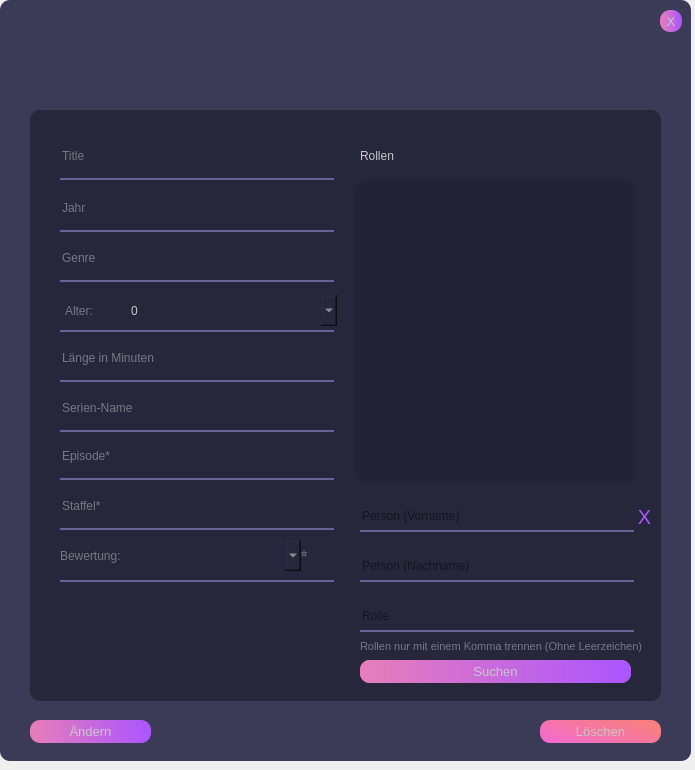
<?xml version="1.0" encoding="UTF-8"?>
<ui version="4.0">
 <class>Form</class>
 <widget class="QWidget" name="Form">
  <property name="geometry">
   <rect>
    <x>0</x>
    <y>0</y>
    <width>695</width>
    <height>770</height>
   </rect>
  </property>
  <property name="windowTitle">
   <string>Form</string>
  </property>
  <widget class="QFrame" name="frame_3">
   <property name="geometry">
    <rect>
     <x>0</x>
     <y>0</y>
     <width>691</width>
     <height>761</height>
    </rect>
   </property>
   <property name="styleSheet">
    <string notr="true">background-color: rgb(59, 59, 88);
border-radius:10px;
</string>
   </property>
   <property name="frameShape">
    <enum>QFrame::StyledPanel</enum>
   </property>
   <property name="frameShadow">
    <enum>QFrame::Raised</enum>
   </property>
   <widget class="QLabel" name="label">
    <property name="geometry">
     <rect>
      <x>30</x>
      <y>30</y>
      <width>351</width>
      <height>51</height>
     </rect>
    </property>
    <property name="font">
     <font>
      <family>Segoe UI</family>
      <pointsize>27</pointsize>
      <weight>50</weight>
      <bold>false</bold>
     </font>
    </property>
    <property name="styleSheet">
     <string notr="true">color: qlineargradient(spread:pad, x1:0, y1:0.460227, x2:1, y2:0.46, stop:0 rgba(231, 126, 186, 255), stop:1 rgba(170, 85, 255, 255));</string>
    </property>
    <property name="text">
     <string>&lt;FILM&gt;</string>
    </property>
    <property name="alignment">
     <set>Qt::AlignLeading|Qt::AlignLeft|Qt::AlignVCenter</set>
    </property>
   </widget>
   <widget class="QFrame" name="frame_17">
    <property name="geometry">
     <rect>
      <x>30</x>
      <y>110</y>
      <width>631</width>
      <height>591</height>
     </rect>
    </property>
    <property name="styleSheet">
     <string notr="true">background-color: rgb(39, 39, 60);</string>
    </property>
    <property name="frameShape">
     <enum>QFrame::StyledPanel</enum>
    </property>
    <property name="frameShadow">
     <enum>QFrame::Raised</enum>
    </property>
    <widget class="QFrame" name="frame_18">
     <property name="geometry">
      <rect>
       <x>30</x>
       <y>68</y>
       <width>274</width>
       <height>2</height>
      </rect>
     </property>
     <property name="styleSheet">
      <string notr="true">background-color: rgb(100, 100, 150);</string>
     </property>
     <property name="frameShape">
      <enum>QFrame::StyledPanel</enum>
     </property>
     <property name="frameShadow">
      <enum>QFrame::Raised</enum>
     </property>
     <widget class="QFrame" name="frame_26">
      <property name="geometry">
       <rect>
        <x>0</x>
        <y>0</y>
        <width>274</width>
        <height>2</height>
       </rect>
      </property>
      <property name="styleSheet">
       <string notr="true">background-color: rgb(100, 100, 150);</string>
      </property>
      <property name="frameShape">
       <enum>QFrame::StyledPanel</enum>
      </property>
      <property name="frameShadow">
       <enum>QFrame::Raised</enum>
      </property>
     </widget>
    </widget>
    <widget class="QLineEdit" name="title">
     <property name="enabled">
      <bool>false</bool>
     </property>
     <property name="geometry">
      <rect>
       <x>30</x>
       <y>30</y>
       <width>274</width>
       <height>31</height>
      </rect>
     </property>
     <property name="styleSheet">
      <string notr="true">font: 15pt &quot;Segoe UI&quot;;
color:rgb(200, 200, 200);</string>
     </property>
     <property name="text">
      <string/>
     </property>
     <property name="placeholderText">
      <string>Title</string>
     </property>
    </widget>
    <widget class="QLineEdit" name="release">
     <property name="enabled">
      <bool>false</bool>
     </property>
     <property name="geometry">
      <rect>
       <x>30</x>
       <y>82</y>
       <width>274</width>
       <height>31</height>
      </rect>
     </property>
     <property name="styleSheet">
      <string notr="true">font: 15pt &quot;Segoe UI&quot;;
color:rgb(200, 200, 200);</string>
     </property>
     <property name="placeholderText">
      <string>Jahr</string>
     </property>
    </widget>
    <widget class="QFrame" name="frame_19">
     <property name="geometry">
      <rect>
       <x>30</x>
       <y>120</y>
       <width>274</width>
       <height>2</height>
      </rect>
     </property>
     <property name="styleSheet">
      <string notr="true">background-color: rgb(100, 100, 150);</string>
     </property>
     <property name="frameShape">
      <enum>QFrame::StyledPanel</enum>
     </property>
     <property name="frameShadow">
      <enum>QFrame::Raised</enum>
     </property>
    </widget>
    <widget class="QLineEdit" name="genre">
     <property name="enabled">
      <bool>false</bool>
     </property>
     <property name="geometry">
      <rect>
       <x>30</x>
       <y>132</y>
       <width>274</width>
       <height>31</height>
      </rect>
     </property>
     <property name="styleSheet">
      <string notr="true">font: 15pt &quot;Segoe UI&quot;;
color:rgb(200, 200, 200);</string>
     </property>
     <property name="placeholderText">
      <string>Genre</string>
     </property>
    </widget>
    <widget class="QFrame" name="frame_20">
     <property name="geometry">
      <rect>
       <x>30</x>
       <y>170</y>
       <width>274</width>
       <height>2</height>
      </rect>
     </property>
     <property name="styleSheet">
      <string notr="true">background-color: rgb(100, 100, 150);</string>
     </property>
     <property name="frameShape">
      <enum>QFrame::StyledPanel</enum>
     </property>
     <property name="frameShadow">
      <enum>QFrame::Raised</enum>
     </property>
    </widget>
    <widget class="QComboBox" name="age">
     <property name="enabled">
      <bool>false</bool>
     </property>
     <property name="geometry">
      <rect>
       <x>96</x>
       <y>185</y>
       <width>211</width>
       <height>31</height>
      </rect>
     </property>
     <property name="styleSheet">
      <string notr="true">font: 15pt &quot;Segoe UI&quot;;
color:rgb(200, 200, 200);</string>
     </property>
     <property name="currentText">
      <string>0</string>
     </property>
     <item>
      <property name="text">
       <string>0</string>
      </property>
     </item>
     <item>
      <property name="text">
       <string>6</string>
      </property>
     </item>
     <item>
      <property name="text">
       <string>12</string>
      </property>
     </item>
     <item>
      <property name="text">
       <string>16</string>
      </property>
     </item>
     <item>
      <property name="text">
       <string>18</string>
      </property>
     </item>
    </widget>
    <widget class="QFrame" name="frame_21">
     <property name="geometry">
      <rect>
       <x>30</x>
       <y>220</y>
       <width>274</width>
       <height>2</height>
      </rect>
     </property>
     <property name="styleSheet">
      <string notr="true">background-color: rgb(100, 100, 150);</string>
     </property>
     <property name="frameShape">
      <enum>QFrame::StyledPanel</enum>
     </property>
     <property name="frameShadow">
      <enum>QFrame::Raised</enum>
     </property>
    </widget>
    <widget class="QLineEdit" name="duration">
     <property name="enabled">
      <bool>false</bool>
     </property>
     <property name="geometry">
      <rect>
       <x>30</x>
       <y>232</y>
       <width>274</width>
       <height>31</height>
      </rect>
     </property>
     <property name="styleSheet">
      <string notr="true">font: 15pt &quot;Segoe UI&quot;;
color:rgb(200, 200, 200);</string>
     </property>
     <property name="frame">
      <bool>true</bool>
     </property>
     <property name="placeholderText">
      <string>Länge in Minuten</string>
     </property>
    </widget>
    <widget class="QFrame" name="frame_22">
     <property name="geometry">
      <rect>
       <x>30</x>
       <y>270</y>
       <width>274</width>
       <height>2</height>
      </rect>
     </property>
     <property name="styleSheet">
      <string notr="true">background-color: rgb(100, 100, 150);</string>
     </property>
     <property name="frameShape">
      <enum>QFrame::StyledPanel</enum>
     </property>
     <property name="frameShadow">
      <enum>QFrame::Raised</enum>
     </property>
    </widget>
    <widget class="QLineEdit" name="seriesName">
     <property name="enabled">
      <bool>false</bool>
     </property>
     <property name="geometry">
      <rect>
       <x>30</x>
       <y>282</y>
       <width>274</width>
       <height>31</height>
      </rect>
     </property>
     <property name="styleSheet">
      <string notr="true">font: 15pt &quot;Segoe UI&quot;;
color:rgb(200, 200, 200);</string>
     </property>
     <property name="text">
      <string/>
     </property>
     <property name="placeholderText">
      <string>Serien-Name</string>
     </property>
    </widget>
    <widget class="QFrame" name="frame_23">
     <property name="geometry">
      <rect>
       <x>30</x>
       <y>320</y>
       <width>274</width>
       <height>2</height>
      </rect>
     </property>
     <property name="styleSheet">
      <string notr="true">background-color: rgb(100, 100, 150);</string>
     </property>
     <property name="frameShape">
      <enum>QFrame::StyledPanel</enum>
     </property>
     <property name="frameShadow">
      <enum>QFrame::Raised</enum>
     </property>
    </widget>
    <widget class="QLineEdit" name="episode">
     <property name="enabled">
      <bool>false</bool>
     </property>
     <property name="geometry">
      <rect>
       <x>30</x>
       <y>330</y>
       <width>274</width>
       <height>31</height>
      </rect>
     </property>
     <property name="styleSheet">
      <string notr="true">font: 15pt &quot;Segoe UI&quot;;
color:rgb(200, 200, 200);</string>
     </property>
     <property name="text">
      <string/>
     </property>
     <property name="placeholderText">
      <string>Episode*</string>
     </property>
    </widget>
    <widget class="QFrame" name="frame_24">
     <property name="geometry">
      <rect>
       <x>30</x>
       <y>368</y>
       <width>274</width>
       <height>2</height>
      </rect>
     </property>
     <property name="styleSheet">
      <string notr="true">background-color: rgb(100, 100, 150);</string>
     </property>
     <property name="frameShape">
      <enum>QFrame::StyledPanel</enum>
     </property>
     <property name="frameShadow">
      <enum>QFrame::Raised</enum>
     </property>
    </widget>
    <widget class="QLabel" name="label_7">
     <property name="geometry">
      <rect>
       <x>35</x>
       <y>185</y>
       <width>61</width>
       <height>31</height>
      </rect>
     </property>
     <property name="styleSheet">
      <string notr="true">font: 15pt &quot;Segoe UI&quot;;
color: rgb(119, 119, 130);</string>
     </property>
     <property name="text">
      <string>Alter:</string>
     </property>
    </widget>
    <widget class="QFrame" name="frame_25">
     <property name="geometry">
      <rect>
       <x>30</x>
       <y>418</y>
       <width>274</width>
       <height>2</height>
      </rect>
     </property>
     <property name="styleSheet">
      <string notr="true">background-color: rgb(100, 100, 150);</string>
     </property>
     <property name="frameShape">
      <enum>QFrame::StyledPanel</enum>
     </property>
     <property name="frameShadow">
      <enum>QFrame::Raised</enum>
     </property>
    </widget>
    <widget class="QLineEdit" name="season">
     <property name="enabled">
      <bool>false</bool>
     </property>
     <property name="geometry">
      <rect>
       <x>30</x>
       <y>380</y>
       <width>274</width>
       <height>31</height>
      </rect>
     </property>
     <property name="styleSheet">
      <string notr="true">font: 15pt &quot;Segoe UI&quot;;
color:rgb(200, 200, 200);</string>
     </property>
     <property name="text">
      <string/>
     </property>
     <property name="placeholderText">
      <string>Staffel*</string>
     </property>
    </widget>
    <widget class="QLabel" name="label_9">
     <property name="geometry">
      <rect>
       <x>30</x>
       <y>430</y>
       <width>111</width>
       <height>31</height>
      </rect>
     </property>
     <property name="styleSheet">
      <string notr="true">font: 15pt &quot;Segoe UI&quot;;
color: rgb(119, 119, 130);</string>
     </property>
     <property name="text">
      <string>Bewertung:</string>
     </property>
    </widget>
    <widget class="QLabel" name="label_10">
     <property name="geometry">
      <rect>
       <x>270</x>
       <y>427</y>
       <width>31</width>
       <height>31</height>
      </rect>
     </property>
     <property name="styleSheet">
      <string notr="true">font: 15pt &quot;Segoe UI&quot;;
color: rgb(119, 119, 130);</string>
     </property>
     <property name="text">
      <string>⭐</string>
     </property>
    </widget>
    <widget class="QComboBox" name="rate">
     <property name="enabled">
      <bool>false</bool>
     </property>
     <property name="geometry">
      <rect>
       <x>130</x>
       <y>430</y>
       <width>141</width>
       <height>31</height>
      </rect>
     </property>
     <property name="styleSheet">
      <string notr="true">font: 15pt &quot;Segoe UI&quot;;
color:rgb(200, 200, 200);</string>
     </property>
     <item>
      <property name="text">
       <string/>
      </property>
     </item>
     <item>
      <property name="text">
       <string>1</string>
      </property>
     </item>
     <item>
      <property name="text">
       <string>2</string>
      </property>
     </item>
     <item>
      <property name="text">
       <string>3</string>
      </property>
     </item>
     <item>
      <property name="text">
       <string>4</string>
      </property>
     </item>
     <item>
      <property name="text">
       <string>5</string>
      </property>
     </item>
    </widget>
    <widget class="QFrame" name="frame_27">
     <property name="geometry">
      <rect>
       <x>30</x>
       <y>470</y>
       <width>274</width>
       <height>2</height>
      </rect>
     </property>
     <property name="styleSheet">
      <string notr="true">background-color: rgb(100, 100, 150);</string>
     </property>
     <property name="frameShape">
      <enum>QFrame::StyledPanel</enum>
     </property>
     <property name="frameShadow">
      <enum>QFrame::Raised</enum>
     </property>
     <widget class="QFrame" name="frame_30">
      <property name="geometry">
       <rect>
        <x>0</x>
        <y>0</y>
        <width>274</width>
        <height>2</height>
       </rect>
      </property>
      <property name="styleSheet">
       <string notr="true">background-color: rgb(100, 100, 150);</string>
      </property>
      <property name="frameShape">
       <enum>QFrame::StyledPanel</enum>
      </property>
      <property name="frameShadow">
       <enum>QFrame::Raised</enum>
      </property>
     </widget>
    </widget>
    <widget class="QListWidget" name="filmRelatedPersonsList">
     <property name="geometry">
      <rect>
       <x>325</x>
       <y>71</y>
       <width>281</width>
       <height>301</height>
      </rect>
     </property>
     <property name="styleSheet">
      <string notr="true">font: 15pt &quot;Segoe UI&quot;;
color:rgb(200, 200, 200);
background-color: rgb(35, 35, 55);</string>
     </property>
    </widget>
    <widget class="QLineEdit" name="forname">
     <property name="enabled">
      <bool>false</bool>
     </property>
     <property name="geometry">
      <rect>
       <x>330</x>
       <y>390</y>
       <width>274</width>
       <height>31</height>
      </rect>
     </property>
     <property name="styleSheet">
      <string notr="true">font: 15pt &quot;Segoe UI&quot;;
color:rgb(200, 200, 200);QLineEdit[text=&quot;&quot;]{ color:gray; }</string>
     </property>
     <property name="text">
      <string/>
     </property>
     <property name="placeholderText">
      <string>Person (Vorname)</string>
     </property>
    </widget>
    <widget class="QFrame" name="frame_28">
     <property name="geometry">
      <rect>
       <x>330</x>
       <y>420</y>
       <width>274</width>
       <height>2</height>
      </rect>
     </property>
     <property name="styleSheet">
      <string notr="true">background-color: rgb(100, 100, 150);</string>
     </property>
     <property name="frameShape">
      <enum>QFrame::StyledPanel</enum>
     </property>
     <property name="frameShadow">
      <enum>QFrame::Raised</enum>
     </property>
    </widget>
    <widget class="QLineEdit" name="role">
     <property name="enabled">
      <bool>false</bool>
     </property>
     <property name="geometry">
      <rect>
       <x>330</x>
       <y>490</y>
       <width>274</width>
       <height>31</height>
      </rect>
     </property>
     <property name="styleSheet">
      <string notr="true">font: 15pt &quot;Segoe UI&quot;;
color:rgb(200, 200, 200);QLineEdit[text=&quot;&quot;]{ color:gray; }</string>
     </property>
     <property name="text">
      <string/>
     </property>
     <property name="placeholderText">
      <string>Rolle</string>
     </property>
    </widget>
    <widget class="QFrame" name="frame_29">
     <property name="geometry">
      <rect>
       <x>330</x>
       <y>520</y>
       <width>274</width>
       <height>2</height>
      </rect>
     </property>
     <property name="styleSheet">
      <string notr="true">background-color: rgb(100, 100, 150);</string>
     </property>
     <property name="frameShape">
      <enum>QFrame::StyledPanel</enum>
     </property>
     <property name="frameShadow">
      <enum>QFrame::Raised</enum>
     </property>
    </widget>
    <widget class="QLineEdit" name="surname">
     <property name="enabled">
      <bool>false</bool>
     </property>
     <property name="geometry">
      <rect>
       <x>330</x>
       <y>440</y>
       <width>274</width>
       <height>31</height>
      </rect>
     </property>
     <property name="styleSheet">
      <string notr="true">font: 15pt &quot;Segoe UI&quot;;
color:rgb(200, 200, 200);
QLineEdit[text=\&quot;\&quot;]{ color:gray; };</string>
     </property>
     <property name="text">
      <string/>
     </property>
     <property name="placeholderText">
      <string>Person (Nachname)</string>
     </property>
    </widget>
    <widget class="QFrame" name="frame_31">
     <property name="geometry">
      <rect>
       <x>330</x>
       <y>470</y>
       <width>274</width>
       <height>2</height>
      </rect>
     </property>
     <property name="styleSheet">
      <string notr="true">background-color: rgb(100, 100, 150);</string>
     </property>
     <property name="frameShape">
      <enum>QFrame::StyledPanel</enum>
     </property>
     <property name="frameShadow">
      <enum>QFrame::Raised</enum>
     </property>
    </widget>
    <widget class="QLabel" name="label_2">
     <property name="geometry">
      <rect>
       <x>330</x>
       <y>30</y>
       <width>91</width>
       <height>31</height>
      </rect>
     </property>
     <property name="styleSheet">
      <string notr="true">font: 17pt &quot;Segoe UI&quot;;
color:rgb(200, 200, 200);</string>
     </property>
     <property name="text">
      <string>Rollen</string>
     </property>
    </widget>
    <widget class="QPushButton" name="resetButton">
     <property name="geometry">
      <rect>
       <x>604</x>
       <y>395</y>
       <width>21</width>
       <height>23</height>
      </rect>
     </property>
     <property name="font">
      <font>
       <family>Segoe UI</family>
       <pointsize>15</pointsize>
       <weight>50</weight>
       <italic>false</italic>
       <bold>false</bold>
      </font>
     </property>
     <property name="styleSheet">
      <string notr="true">QPushButton#resetButton{
font: 15pt &quot;Segoe UI&quot;;
color: qlineargradient(spread:pad, x1:0, y1:0.460227, x2:1, y2:0.46, stop:0 rgba(231, 126, 186, 255), stop:1 rgba(170, 85, 255, 255));
}
QPushButton#resetButton:hover {
	font:  75 12pt &quot;Segoe UI&quot;;
	color: rgb(255, 255, 255);
}

QPushButton#resetButton:pressed{
	
	color: rgb(59, 59, 88);
}</string>
     </property>
     <property name="text">
      <string>X</string>
     </property>
    </widget>
    <widget class="QLabel" name="label_4">
     <property name="geometry">
      <rect>
       <x>330</x>
       <y>526</y>
       <width>561</width>
       <height>21</height>
      </rect>
     </property>
     <property name="font">
      <font>
       <family>Segoe UI</family>
       <pointsize>8</pointsize>
       <weight>50</weight>
       <italic>false</italic>
       <bold>false</bold>
      </font>
     </property>
     <property name="styleSheet">
      <string notr="true">font: 8pt &quot;Segoe UI&quot;;
color: rgb(119, 119, 130);</string>
     </property>
     <property name="text">
      <string>Rollen nur mit einem Komma trennen (Ohne Leerzeichen)</string>
     </property>
    </widget>
   </widget>
   <widget class="QPushButton" name="changeButton">
    <property name="geometry">
     <rect>
      <x>30</x>
      <y>720</y>
      <width>121</width>
      <height>23</height>
     </rect>
    </property>
    <property name="font">
     <font>
      <family>Segoe UI</family>
      <pointsize>10</pointsize>
      <weight>50</weight>
      <italic>false</italic>
      <bold>false</bold>
     </font>
    </property>
    <property name="styleSheet">
     <string notr="true">QPushButton#changeButton{
background-color: qlineargradient(spread:pad, x1:0, y1:0.460227, x2:1, y2:0.46, stop:0 rgba(231, 126, 186, 255), stop:1 rgba(170, 85, 255, 255));
border-radius:10px;
font: 10pt &quot;Segoe UI&quot;;
color:rgb(200, 200, 200);
}
QPushButton#changeButton:hover {
	font:  75 12pt &quot;Segoe UI&quot;;
	color: rgb(255, 255, 255);
}

QPushButton#changeButton:pressed{
	
	color: rgb(59, 59, 88);
}</string>
    </property>
    <property name="text">
     <string>Ändern</string>
    </property>
   </widget>
   <widget class="QPushButton" name="deleteButton">
    <property name="geometry">
     <rect>
      <x>540</x>
      <y>720</y>
      <width>121</width>
      <height>23</height>
     </rect>
    </property>
    <property name="font">
     <font>
      <family>Segoe UI</family>
      <pointsize>10</pointsize>
      <weight>50</weight>
      <italic>false</italic>
      <bold>false</bold>
     </font>
    </property>
    <property name="styleSheet">
     <string notr="true">QPushButton#deleteButton{
background-color: qlineargradient(spread:reflect, x1:0, y1:1, x2:1, y2:0.307, stop:0.0909091 rgba(244, 108, 203, 255), stop:1 rgba(247, 127, 127, 255));
border-radius:10px;
font: 10pt &quot;Segoe UI&quot;;
color:rgb(200, 200, 200);
}
QPushButton#deleteButton:hover {
	font:  75 12pt &quot;Segoe UI&quot;;
	color: rgb(255, 255, 255);
}

QPushButton#deleteButton:pressed{
	
	color: rgb(59, 59, 88);
}</string>
    </property>
    <property name="text">
     <string>Löschen</string>
    </property>
   </widget>
   <widget class="QPushButton" name="exit">
    <property name="geometry">
     <rect>
      <x>660</x>
      <y>10</y>
      <width>22</width>
      <height>22</height>
     </rect>
    </property>
    <property name="font">
     <font>
      <family>Segoe UI</family>
      <pointsize>10</pointsize>
      <weight>50</weight>
      <italic>false</italic>
      <bold>false</bold>
     </font>
    </property>
    <property name="styleSheet">
     <string notr="true">QPushButton#exit{
background-color: qlineargradient(spread:pad, x1:0, y1:0.460227, x2:1, y2:0.46, stop:0 rgba(231, 126, 186, 255), stop:1 rgba(170, 85, 255, 255));
border-radius:10px;
font: 10pt &quot;Segoe UI&quot;;
color:rgb(200, 200, 200);
}
QPushButton#exit:hover {
	font:  75 12pt &quot;Segoe UI&quot;;
	color: rgb(255, 255, 255);
}

QPushButton#exit:pressed{
	
	color: rgb(59, 59, 88);
}</string>
    </property>
    <property name="text">
     <string>X</string>
    </property>
   </widget>
   <widget class="QPushButton" name="changePersonRoleButton">
    <property name="enabled">
     <bool>true</bool>
    </property>
    <property name="geometry">
     <rect>
      <x>360</x>
      <y>660</y>
      <width>131</width>
      <height>23</height>
     </rect>
    </property>
    <property name="font">
     <font>
      <family>Segoe UI</family>
      <pointsize>10</pointsize>
      <weight>50</weight>
      <italic>false</italic>
      <bold>false</bold>
     </font>
    </property>
    <property name="styleSheet">
     <string notr="true">QPushButton#changePersonRoleButton{
background-color: qlineargradient(spread:pad, x1:0, y1:0.460227, x2:1, y2:0.46, stop:0 rgba(231, 126, 186, 255), stop:1 rgba(170, 85, 255, 255));
border-radius:10px;
font: 10pt &quot;Segoe UI&quot;;
color:rgb(200, 200, 200);
}
QPushButton#changePersonRoleButton:hover {
	font:  75 12pt &quot;Segoe UI&quot;;
	color: rgb(255, 255, 255);
}

QPushButton#changePersonRoleButton:pressed{
	
	color: rgb(59, 59, 88);
}</string>
    </property>
    <property name="text">
     <string>Ändern</string>
    </property>
   </widget>
   <widget class="QPushButton" name="deleteFilmRelatedPerson">
    <property name="enabled">
     <bool>true</bool>
    </property>
    <property name="geometry">
     <rect>
      <x>510</x>
      <y>660</y>
      <width>121</width>
      <height>23</height>
     </rect>
    </property>
    <property name="font">
     <font>
      <family>Segoe UI</family>
      <pointsize>10</pointsize>
      <weight>50</weight>
      <italic>false</italic>
      <bold>false</bold>
     </font>
    </property>
    <property name="styleSheet">
     <string notr="true">QPushButton#deleteFilmRelatedPerson{
background-color: qlineargradient(spread:reflect, x1:0, y1:1, x2:1, y2:0.307, stop:0.0909091 rgba(244, 108, 203, 255), stop:1 rgba(247, 127, 127, 255));
border-radius:10px;
font: 10pt &quot;Segoe UI&quot;;
color:rgb(200, 200, 200);
}
QPushButton#deleteFilmRelatedPerson:hover {
	font:  75 12pt &quot;Segoe UI&quot;;
	color: rgb(255, 255, 255);
}

QPushButton#deleteFilmRelatedPerson:pressed{
	
	color: rgb(59, 59, 88);
}</string>
    </property>
    <property name="text">
     <string>Rollen löschen</string>
    </property>
   </widget>
   <widget class="QPushButton" name="searchPersonButton">
    <property name="enabled">
     <bool>true</bool>
    </property>
    <property name="geometry">
     <rect>
      <x>360</x>
      <y>660</y>
      <width>271</width>
      <height>23</height>
     </rect>
    </property>
    <property name="font">
     <font>
      <family>Segoe UI</family>
      <pointsize>10</pointsize>
      <weight>50</weight>
      <italic>false</italic>
      <bold>false</bold>
     </font>
    </property>
    <property name="styleSheet">
     <string notr="true">QPushButton#searchPersonButton{
background-color: qlineargradient(spread:pad, x1:0, y1:0.460227, x2:1, y2:0.46, stop:0 rgba(231, 126, 186, 255), stop:1 rgba(170, 85, 255, 255));
border-radius:10px;
font: 10pt &quot;Segoe UI&quot;;
color:rgb(200, 200, 200);
}
QPushButton#searchPersonButton:hover {
	font:  75 12pt &quot;Segoe UI&quot;;
	color: rgb(255, 255, 255);
}

QPushButton#searchPersonButton:pressed{
	
	color: rgb(59, 59, 88);
}</string>
    </property>
    <property name="text">
     <string>Suchen</string>
    </property>
   </widget>
  </widget>
 </widget>
 <resources/>
 <connections/>
</ui>
